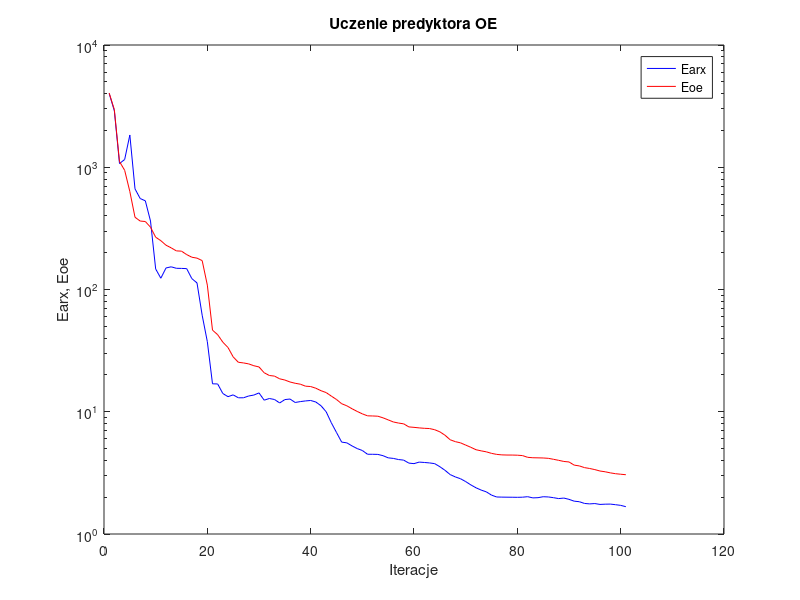
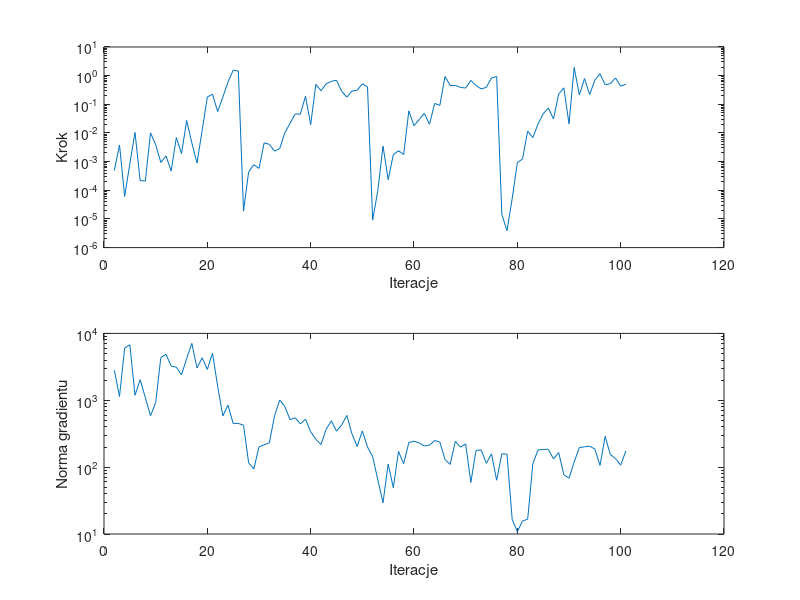

The MATLAB script that drew these images, in order:
%uczenie predyktora oe
clear all;
n=0; farx(n+1)=4.012339e+003; foe(n+1)=4.045453e+003; wspucz(n+1)=0.000000e+000; ng(n+1)=0.000000e+000;
%odnowa zmiennej metryki
n=1; farx(n+1)=2.898545e+003; foe(n+1)=2.962449e+003; krok(n+1)=4.912482e-004; ng(n+1)=2.808464e+003;
n=2; farx(n+1)=1.072136e+003; foe(n+1)=1.113367e+003; krok(n+1)=3.816075e-003; ng(n+1)=1.139597e+003;
n=3; farx(n+1)=1.157539e+003; foe(n+1)=9.438995e+002; krok(n+1)=6.112503e-005; ng(n+1)=6.030652e+003;
n=4; farx(n+1)=1.835754e+003; foe(n+1)=6.327867e+002; krok(n+1)=8.471113e-004; ng(n+1)=6.764139e+003;
n=5; farx(n+1)=6.657703e+002; foe(n+1)=3.899598e+002; krok(n+1)=1.041670e-002; ng(n+1)=1.188842e+003;
n=6; farx(n+1)=5.550061e+002; foe(n+1)=3.629933e+002; krok(n+1)=2.172259e-004; ng(n+1)=2.033670e+003;
n=7; farx(n+1)=5.312685e+002; foe(n+1)=3.598926e+002; krok(n+1)=2.110020e-004; ng(n+1)=1.093075e+003;
n=8; farx(n+1)=3.631209e+002; foe(n+1)=3.233159e+002; krok(n+1)=1.013647e-002; ng(n+1)=5.870087e+002;
n=9; farx(n+1)=1.472407e+002; foe(n+1)=2.677827e+002; krok(n+1)=3.888877e-003; ng(n+1)=9.188243e+002;
n=10; farx(n+1)=1.236455e+002; foe(n+1)=2.508372e+002; krok(n+1)=9.396816e-004; ng(n+1)=4.370197e+003;
n=11; farx(n+1)=1.500096e+002; foe(n+1)=2.303548e+002; krok(n+1)=1.575776e-003; ng(n+1)=4.872805e+003;
n=12; farx(n+1)=1.533357e+002; foe(n+1)=2.192073e+002; krok(n+1)=4.703531e-004; ng(n+1)=3.243383e+003;
n=13; farx(n+1)=1.491058e+002; foe(n+1)=2.069959e+002; krok(n+1)=6.947618e-003; ng(n+1)=3.125847e+003;
n=14; farx(n+1)=1.487850e+002; foe(n+1)=2.059075e+002; krok(n+1)=1.900907e-003; ng(n+1)=2.402738e+003;
n=15; farx(n+1)=1.481951e+002; foe(n+1)=1.930115e+002; krok(n+1)=2.693892e-002; ng(n+1)=4.210814e+003;
n=16; farx(n+1)=1.227566e+002; foe(n+1)=1.836767e+002; krok(n+1)=4.508154e-003; ng(n+1)=7.090108e+003;
n=17; farx(n+1)=1.132093e+002; foe(n+1)=1.805406e+002; krok(n+1)=8.940659e-004; ng(n+1)=3.044103e+003;
n=18; farx(n+1)=6.159980e+001; foe(n+1)=1.723475e+002; krok(n+1)=1.238474e-002; ng(n+1)=4.306308e+003;
n=19; farx(n+1)=3.741839e+001; foe(n+1)=1.086170e+002; krok(n+1)=1.794664e-001; ng(n+1)=2.891231e+003;
n=20; farx(n+1)=1.692672e+001; foe(n+1)=4.652388e+001; krok(n+1)=2.250273e-001; ng(n+1)=5.060773e+003;
n=21; farx(n+1)=1.688177e+001; foe(n+1)=4.268395e+001; krok(n+1)=5.570844e-002; ng(n+1)=1.613143e+003;
n=22; farx(n+1)=1.409580e+001; foe(n+1)=3.708255e+001; krok(n+1)=1.775417e-001; ng(n+1)=5.845842e+002;
n=23; farx(n+1)=1.328689e+001; foe(n+1)=3.353677e+001; krok(n+1)=5.974954e-001; ng(n+1)=8.427840e+002;
n=24; farx(n+1)=1.374380e+001; foe(n+1)=2.811157e+001; krok(n+1)=1.549732e+000; ng(n+1)=4.505378e+002;
n=25; farx(n+1)=1.300718e+001; foe(n+1)=2.539131e+001; krok(n+1)=1.445753e+000; ng(n+1)=4.506898e+002;
%odnowa zmiennej metryki
n=26; farx(n+1)=1.301073e+001; foe(n+1)=2.508328e+001; krok(n+1)=1.871916e-005; ng(n+1)=4.232211e+002;
n=27; farx(n+1)=1.345487e+001; foe(n+1)=2.463449e+001; krok(n+1)=4.430064e-004; ng(n+1)=1.158393e+002;
n=28; farx(n+1)=1.369463e+001; foe(n+1)=2.379653e+001; krok(n+1)=7.740461e-004; ng(n+1)=9.411855e+001;
n=29; farx(n+1)=1.426083e+001; foe(n+1)=2.325260e+001; krok(n+1)=5.792497e-004; ng(n+1)=2.014404e+002;
n=30; farx(n+1)=1.243395e+001; foe(n+1)=2.085068e+001; krok(n+1)=4.522618e-003; ng(n+1)=2.152850e+002;
n=31; farx(n+1)=1.283558e+001; foe(n+1)=1.980205e+001; krok(n+1)=4.011567e-003; ng(n+1)=2.309417e+002;
n=32; farx(n+1)=1.259827e+001; foe(n+1)=1.957049e+001; krok(n+1)=2.324948e-003; ng(n+1)=5.820524e+002;
n=33; farx(n+1)=1.180141e+001; foe(n+1)=1.859642e+001; krok(n+1)=2.849598e-003; ng(n+1)=1.008288e+003;
n=34; farx(n+1)=1.257326e+001; foe(n+1)=1.817682e+001; krok(n+1)=1.017451e-002; ng(n+1)=8.078538e+002;
n=35; farx(n+1)=1.271132e+001; foe(n+1)=1.752009e+001; krok(n+1)=2.142359e-002; ng(n+1)=5.132473e+002;
n=36; farx(n+1)=1.191031e+001; foe(n+1)=1.709960e+001; krok(n+1)=4.614317e-002; ng(n+1)=5.475106e+002;
n=37; farx(n+1)=1.210905e+001; foe(n+1)=1.680562e+001; krok(n+1)=4.517978e-002; ng(n+1)=4.427098e+002;
n=38; farx(n+1)=1.226165e+001; foe(n+1)=1.618897e+001; krok(n+1)=1.919924e-001; ng(n+1)=5.217387e+002;
n=39; farx(n+1)=1.236682e+001; foe(n+1)=1.608013e+001; krok(n+1)=1.946507e-002; ng(n+1)=3.381231e+002;
n=40; farx(n+1)=1.201430e+001; foe(n+1)=1.557339e+001; krok(n+1)=4.971061e-001; ng(n+1)=2.616357e+002;
n=41; farx(n+1)=1.119914e+001; foe(n+1)=1.486736e+001; krok(n+1)=2.954196e-001; ng(n+1)=2.177299e+002;
n=42; farx(n+1)=9.995930e+000; foe(n+1)=1.434797e+001; krok(n+1)=5.168653e-001; ng(n+1)=3.693315e+002;
n=43; farx(n+1)=8.122538e+000; foe(n+1)=1.342533e+001; krok(n+1)=6.349277e-001; ng(n+1)=4.930262e+002;
n=44; farx(n+1)=6.766268e+000; foe(n+1)=1.259499e+001; krok(n+1)=6.912919e-001; ng(n+1)=3.455291e+002;
n=45; farx(n+1)=5.644684e+000; foe(n+1)=1.163298e+001; krok(n+1)=2.841626e-001; ng(n+1)=4.274273e+002;
n=46; farx(n+1)=5.568004e+000; foe(n+1)=1.118559e+001; krok(n+1)=1.778431e-001; ng(n+1)=5.930337e+002;
n=47; farx(n+1)=5.256577e+000; foe(n+1)=1.058396e+001; krok(n+1)=2.893371e-001; ng(n+1)=3.119044e+002;
n=48; farx(n+1)=4.998870e+000; foe(n+1)=1.006213e+001; krok(n+1)=3.091610e-001; ng(n+1)=2.039921e+002;
n=49; farx(n+1)=4.820635e+000; foe(n+1)=9.612028e+000; krok(n+1)=5.178922e-001; ng(n+1)=3.482957e+002;
n=50; farx(n+1)=4.491651e+000; foe(n+1)=9.261173e+000; krok(n+1)=4.065930e-001; ng(n+1)=2.002937e+002;
%odnowa zmiennej metryki
n=51; farx(n+1)=4.488283e+000; foe(n+1)=9.236589e+000; krok(n+1)=9.098641e-006; ng(n+1)=1.435178e+002;
n=52; farx(n+1)=4.478554e+000; foe(n+1)=9.195896e+000; krok(n+1)=9.926586e-005; ng(n+1)=6.454956e+001;
n=53; farx(n+1)=4.372355e+000; foe(n+1)=8.919189e+000; krok(n+1)=3.516052e-003; ng(n+1)=2.933426e+001;
n=54; farx(n+1)=4.197995e+000; foe(n+1)=8.582905e+000; krok(n+1)=2.345612e-004; ng(n+1)=1.111855e+002;
n=55; farx(n+1)=4.152851e+000; foe(n+1)=8.251093e+000; krok(n+1)=1.742801e-003; ng(n+1)=4.911823e+001;
n=56; farx(n+1)=4.065233e+000; foe(n+1)=8.083267e+000; krok(n+1)=2.388016e-003; ng(n+1)=1.718302e+002;
n=57; farx(n+1)=4.021334e+000; foe(n+1)=7.964412e+000; krok(n+1)=1.779752e-003; ng(n+1)=1.121585e+002;
n=58; farx(n+1)=3.800963e+000; foe(n+1)=7.517963e+000; krok(n+1)=5.893163e-002; ng(n+1)=2.328103e+002;
n=59; farx(n+1)=3.763473e+000; foe(n+1)=7.454048e+000; krok(n+1)=1.793370e-002; ng(n+1)=2.446007e+002;
n=60; farx(n+1)=3.874314e+000; foe(n+1)=7.379145e+000; krok(n+1)=2.928765e-002; ng(n+1)=2.304869e+002;
n=61; farx(n+1)=3.847419e+000; foe(n+1)=7.321061e+000; krok(n+1)=4.818488e-002; ng(n+1)=2.070362e+002;
n=62; farx(n+1)=3.814538e+000; foe(n+1)=7.289510e+000; krok(n+1)=2.008899e-002; ng(n+1)=2.131325e+002;
n=63; farx(n+1)=3.763765e+000; foe(n+1)=7.130153e+000; krok(n+1)=1.077557e-001; ng(n+1)=2.500021e+002;
n=64; farx(n+1)=3.552880e+000; foe(n+1)=6.853671e+000; krok(n+1)=9.120186e-002; ng(n+1)=2.368121e+002;
n=65; farx(n+1)=3.318127e+000; foe(n+1)=6.426008e+000; krok(n+1)=9.372047e-001; ng(n+1)=1.300693e+002;
n=66; farx(n+1)=3.062518e+000; foe(n+1)=5.901219e+000; krok(n+1)=4.500546e-001; ng(n+1)=1.100229e+002;
n=67; farx(n+1)=2.930317e+000; foe(n+1)=5.693597e+000; krok(n+1)=4.536903e-001; ng(n+1)=2.427422e+002;
n=68; farx(n+1)=2.832124e+000; foe(n+1)=5.568318e+000; krok(n+1)=3.891962e-001; ng(n+1)=1.989393e+002;
n=69; farx(n+1)=2.684095e+000; foe(n+1)=5.337695e+000; krok(n+1)=3.691454e-001; ng(n+1)=2.221018e+002;
n=70; farx(n+1)=2.521767e+000; foe(n+1)=5.119773e+000; krok(n+1)=6.807263e-001; ng(n+1)=5.891362e+001;
n=71; farx(n+1)=2.387864e+000; foe(n+1)=4.890930e+000; krok(n+1)=4.556164e-001; ng(n+1)=1.775858e+002;
n=72; farx(n+1)=2.287226e+000; foe(n+1)=4.787474e+000; krok(n+1)=3.435737e-001; ng(n+1)=1.808854e+002;
n=73; farx(n+1)=2.212090e+000; foe(n+1)=4.700190e+000; krok(n+1)=3.903951e-001; ng(n+1)=1.140947e+002;
n=74; farx(n+1)=2.080209e+000; foe(n+1)=4.567492e+000; krok(n+1)=8.328011e-001; ng(n+1)=1.580934e+002;
n=75; farx(n+1)=2.008301e+000; foe(n+1)=4.480353e+000; krok(n+1)=9.282331e-001; ng(n+1)=6.369794e+001;
%odnowa zmiennej metryki
n=76; farx(n+1)=2.003234e+000; foe(n+1)=4.438431e+000; krok(n+1)=1.453926e-005; ng(n+1)=1.584978e+002;
n=77; farx(n+1)=2.000675e+000; foe(n+1)=4.425482e+000; krok(n+1)=3.897392e-006; ng(n+1)=1.566936e+002;
n=78; farx(n+1)=1.998730e+000; foe(n+1)=4.423810e+000; krok(n+1)=5.075699e-005; ng(n+1)=1.659140e+001;
n=79; farx(n+1)=1.995762e+000; foe(n+1)=4.411948e+000; krok(n+1)=9.305128e-004; ng(n+1)=1.082162e+001;
n=80; farx(n+1)=2.000364e+000; foe(n+1)=4.380016e+000; krok(n+1)=1.233983e-003; ng(n+1)=1.565094e+001;
n=81; farx(n+1)=2.019467e+000; foe(n+1)=4.238619e+000; krok(n+1)=1.159819e-002; ng(n+1)=1.666782e+001;
n=82; farx(n+1)=1.974555e+000; foe(n+1)=4.205267e+000; krok(n+1)=6.853004e-003; ng(n+1)=1.124093e+002;
n=83; farx(n+1)=1.982207e+000; foe(n+1)=4.197138e+000; krok(n+1)=2.043074e-002; ng(n+1)=1.805615e+002;
n=84; farx(n+1)=2.017936e+000; foe(n+1)=4.186905e+000; krok(n+1)=4.663645e-002; ng(n+1)=1.843665e+002;
n=85; farx(n+1)=2.009549e+000; foe(n+1)=4.159188e+000; krok(n+1)=7.406706e-002; ng(n+1)=1.844998e+002;
n=86; farx(n+1)=1.982051e+000; foe(n+1)=4.083748e+000; krok(n+1)=3.068818e-002; ng(n+1)=1.326254e+002;
n=87; farx(n+1)=1.948630e+000; foe(n+1)=4.005628e+000; krok(n+1)=2.278082e-001; ng(n+1)=1.653092e+002;
n=88; farx(n+1)=1.968031e+000; foe(n+1)=3.921264e+000; krok(n+1)=3.745525e-001; ng(n+1)=7.697359e+001;
n=89; farx(n+1)=1.920566e+000; foe(n+1)=3.884555e+000; krok(n+1)=2.083339e-002; ng(n+1)=6.820038e+001;
n=90; farx(n+1)=1.856247e+000; foe(n+1)=3.660004e+000; krok(n+1)=1.934637e+000; ng(n+1)=1.195665e+002;
n=91; farx(n+1)=1.836983e+000; foe(n+1)=3.605434e+000; krok(n+1)=2.103304e-001; ng(n+1)=1.963320e+002;
n=92; farx(n+1)=1.778289e+000; foe(n+1)=3.491870e+000; krok(n+1)=7.926233e-001; ng(n+1)=2.011926e+002;
n=93; farx(n+1)=1.763151e+000; foe(n+1)=3.434702e+000; krok(n+1)=2.203117e-001; ng(n+1)=2.060857e+002;
n=94; farx(n+1)=1.774527e+000; foe(n+1)=3.363493e+000; krok(n+1)=6.954939e-001; ng(n+1)=1.862537e+002;
n=95; farx(n+1)=1.745656e+000; foe(n+1)=3.275148e+000; krok(n+1)=1.160845e+000; ng(n+1)=1.061121e+002;
n=96; farx(n+1)=1.753776e+000; foe(n+1)=3.228594e+000; krok(n+1)=4.788369e-001; ng(n+1)=2.881932e+002;
n=97; farx(n+1)=1.756679e+000; foe(n+1)=3.163155e+000; krok(n+1)=5.256551e-001; ng(n+1)=1.541864e+002;
n=98; farx(n+1)=1.736777e+000; foe(n+1)=3.113722e+000; krok(n+1)=8.256204e-001; ng(n+1)=1.342688e+002;
n=99; farx(n+1)=1.715091e+000; foe(n+1)=3.082585e+000; krok(n+1)=4.275922e-001; ng(n+1)=1.070805e+002;
n=100; farx(n+1)=1.673085e+000; foe(n+1)=3.055136e+000; krok(n+1)=5.014424e-001; ng(n+1)=1.742483e+002;

figure; semilogy(farx,'b'); hold on; semilogy(foe,'r'); xlabel('Iteracje'); ylabel('Earx, Eoe'); legend('Earx','Eoe'); title('Uczenie predyktora OE');
figure; subplot(2,1,1); semilogy(krok); xlabel('Iteracje'); ylabel('Krok');
subplot(2,1,2); semilogy(ng); xlabel('Iteracje'); ylabel('Norma gradientu');
Earx=farx(n+1)
Eoe=foe(n+1)
